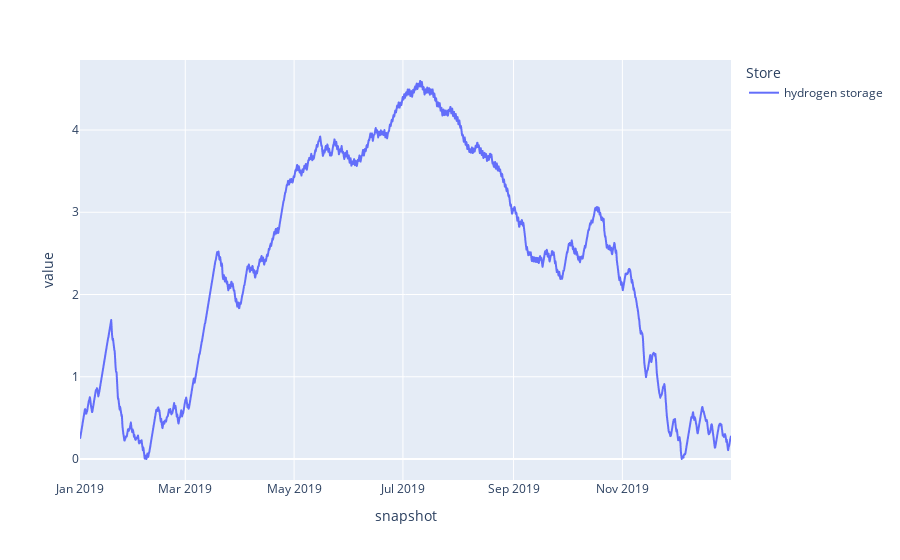

Notebook source saved alongside this figure:
### Markdown cell above
Furthermore, we might want to explore the storage state of charge of the hydrogen storage and the balancing patterns:

### Code cell
n.stores_t.e.div(1e6).plot()  # TWh

### Figure 1 — Plotly figure (JSON) as saved in the notebook; plotly's stock layout.template omitted (floating-point values rounded to 4 significant figures; data arrays with more than 128 entries replaced by an {"elided": "..."} marker saying what was removed)
{"data": [{"hovertemplate": "Store=hydrogen storage<br>snapshot=%{x}<br>value=%{y}<extra></extra>", "legendgroup": "hydrogen storage", "line": {"color": "#636efa", "dash": "solid"}, "marker": {"symbol": "circle"}, "mode": "lines", "name": "hydrogen storage", "showlegend": true, "type": "scattergl", "x": {"elided": "2920 str values"}, "xaxis": "x", "y": {"elided": "2920 float values"}, "yaxis": "y"}], "layout": {"legend": {"title": {"text": "Store"}, "tracegroupgap": 0}, "margin": {"t": 60}, "xaxis": {"anchor": "y", "domain": [0, 1], "title": {"text": "snapshot"}}, "yaxis": {"anchor": "x", "domain": [0, 1], "title": {"text": "value"}}}}
